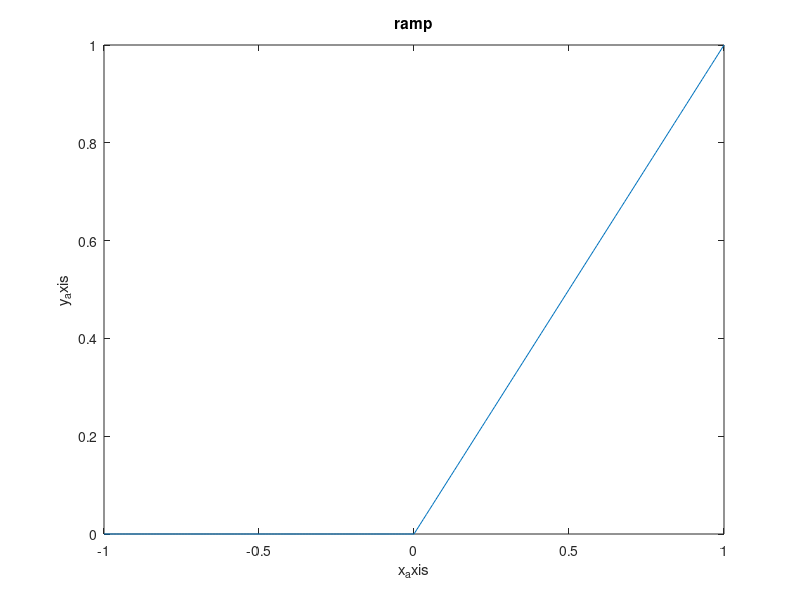

MATLAB code to generate this figure:
t=-1:0.01:1;
unitstep = (t>=0);
ramp = (t.*unitstep);
plot(t,ramp);
title('ramp');
xlabel('x_axis');
ylabel('y_axis');
diary off 
